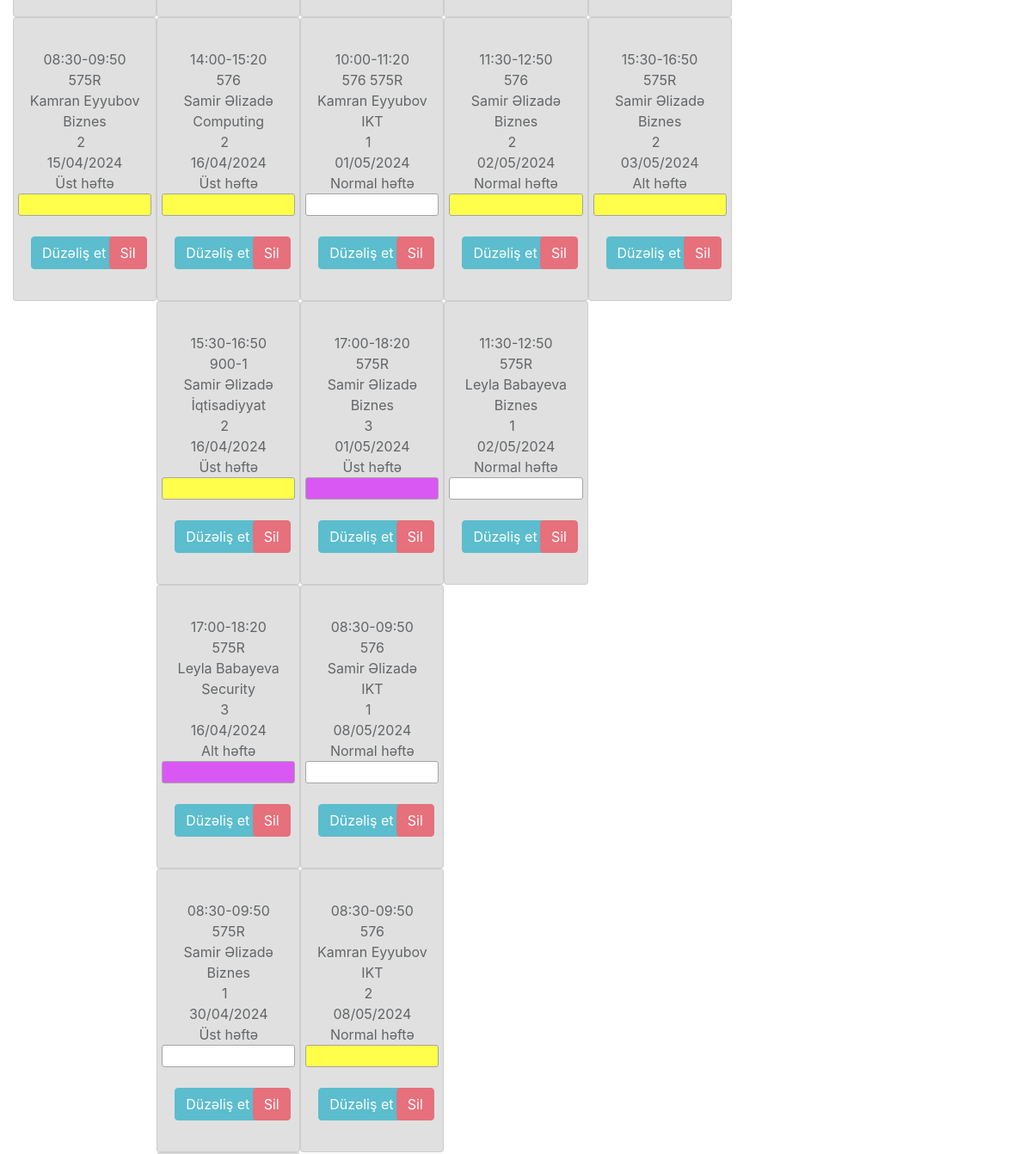
Before: /panel-lessons/ (signed in, middle part) with the older database file.
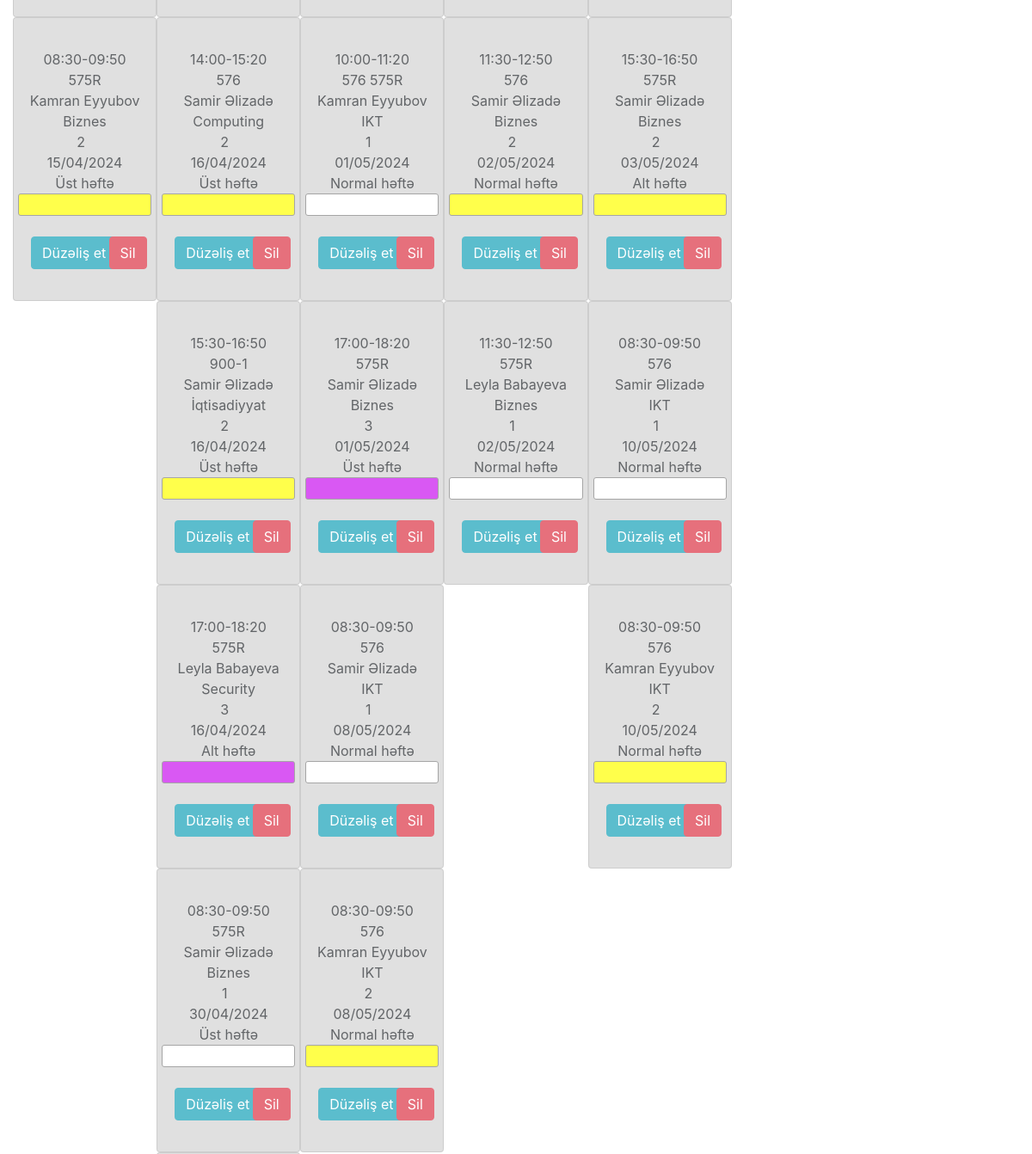
After: the same page with the newer database file.
### lesson_calendar/models.py (models this page shows, shortened)
class Lesson(models.Model):
    classroom = models.ForeignKey(Classroom, on_delete=models.CASCADE)
    teacher = models.ForeignKey(Teacher, on_delete=models.CASCADE)
    group_number = models.ManyToManyField(Group)
    date = models.DateField(default=timezone.now)
    end_date = models.DateField(null=True, blank=True)
    topic_name = models.CharField(max_length=100)
    LESSON_WEEK_CHOICES = (
        ('Normal', 'Normal'),
        ('Üst', 'Üst'),
        ('Alt', 'Alt'),
    )
    lesson_week = models.CharField(max_length=10, choices=LESSON_WEEK_CHOICES, default= 'Normal')
    LESSON_TYPES = (
        ('adi', 'Adi'),
        ('hibrid', 'Hibrid'),
        ('flip', 'Flip'),
    )
    lesson_type = models.CharField(max_length=10, choices=LESSON_TYPES, default= 'adi')
    LESSON_KIND = (
        ('seminar', 'Seminar'),
        ('mühazirə', 'Mühazirə'),
    )
    lesson_kind = models.CharField(max_length=10, choices=LESSON_KIND, default= 'seminar')
    TIME_INTERVALS = (
    ('08:30-09:50', '08:30 - 09:50'),
    ('10:00-11:20', '10:00 - 11:20'),
    ('11:30-12:50', '11:30 - 12:50'),
    ('14:00-15:20', '14:00 - 15:20'),
    ('15:30-16:50', '15:30 - 16:50'),
    ('17:00-18:20', '17:00 - 18:20'),
    )
    time_interval = models.CharField(max_length=11, choices=TIME_INTERVALS)

class Group(models.Model):
    group_number = models.CharField(max_length=20)
    def __str__(self):
        return self.group_number

class Teacher(models.Model):
    name = models.CharField(max_length=100)
    def __str__(self):
        return self.name

class Classroom(models.Model):
    id = models.IntegerField(primary_key=True)
    class_number = models.IntegerField()
    CLASSROOM_TYPES = (
        ('adi', 'Adi'),
        ('hibrid', 'Hibrid'),
        ('laboratoriya', 'Laboratoriya'),
    )
    is_simple_classroom = models.CharField(max_length=20, choices=CLASSROOM_TYPES, default='adi')
    CLASSROOM_NETWORK_TYPES = (
        ('-', '-'),
        ('wifi', 'Wifi'),
    )
    classroom_network_types = models.CharField(max_length=10, choices=CLASSROOM_NETWORK_TYPES, null=True)
    class_capacity = models.IntegerField(default=20)

### lesson_calendar/views.py (the view, shortened to what this page needs)
# urls.py: path('panel-lessons/', login_required(panel_lessons), name='panel_lessons'),
def panel_lessons(request):
    now = datetime.now()
    today = now.date()
    show_filter_button = False
    if request.method == 'GET':
        if 'refresh' in request.GET:
            return redirect('panel_lessons')
        form = LessonFilterForm(request.GET)
        if form.is_valid():
            group_number = form.cleaned_data.get('group_number')
            teacher = form.cleaned_data.get('teacher')
            lesson_week = form.cleaned_data.get('lesson_week')
            classroom = form.cleaned_data.get('classroom')
            time_interval = form.cleaned_data.get('time_interval')
            day_of_week = form.cleaned_data.get('day_of_week')
            lesson_type = form.cleaned_data.get('lesson_type')
            lesson_kind = form.cleaned_data.get('lesson_kind')
            queryset = Lesson.objects.all()
            if group_number:
                queryset = queryset.filter(group_number=group_number)
            if teacher:
                queryset = queryset.filter(teacher=teacher)
            if lesson_week:
                queryset = queryset.filter(lesson_week=lesson_week)
            if classroom:
                queryset = queryset.filter(classroom=classroom)
            if time_interval:
                queryset = queryset.filter(time_interval=time_interval)
            if lesson_type:
                queryset = queryset.filter(lesson_type=lesson_type)
            if lesson_kind:
                queryset = queryset.filter(lesson_kind=lesson_kind)
            if day_of_week:
                queryset = queryset.filter(date__week_day=day_of_week)
            queryset = queryset.order_by('date', F('time_interval').asc())
            lessons_by_day = {to_roman(day): [] for day in range(1, 8)}  # Monday is indexed as 1
            for lesson in queryset:
                day_of_week = lesson.date.weekday() + 1  # Adjust indexing for Monday
                roman_day = to_roman(day_of_week)
                lesson_date = lesson.date
                start_time_str, end_time_str = lesson.time_interval.split('-')
                start_time = datetime.strptime(start_time_str, '%H:%M').time()
                end_time = datetime.strptime(end_time_str, '%H:%M').time()
                if lesson_date < today:
                    lesson.is_past = True
                elif lesson_date <= today and (end_time < now.time() or (end_time == now.time() and lesson_date < today)):
                    lesson.is_past = True
                else:
                    lesson.is_past = False
                lessons_by_day[roman_day].append(lesson)
            return render(request, 'panel_lessons.html', {'lessons_by_day': lessons_by_day, 'form': form, 'show_filter_button': show_filter_button})
    return render(request, 'panel_lessons.html', {'lessons_by_day': lessons_by_day, 'show_filter_button': show_filter_button})

### lesson_calendar/views.py (called while the page is built)
def to_roman(number):
    roman_numerals = {1: 'I', 2: 'II', 3: 'III', 4: 'IV', 5: 'V', 6: 'VI', 7: 'VII'}
    return roman_numerals.get(number, '')

### templates/panel_lessons.html (shortened to what this page needs)
{% extends 'index.html' %}
{% block content %}
<div class="container-fluid">
    <div class="row no-gutters">
        {% for day, lessons in lessons_by_day.items %}
        <div class="col">
            {% if lessons %}
            {% for lesson in lessons %}
            <div class="card" {% if lesson.is_past %}style="background-color: lightgray; opacity: 0.7;" {% endif %}>
                <div class="card-body">
                    <p class="card-text text-center">
                    <div class="row justify-content-center align-items-center">
                        {{ lesson.time_interval }}
                    </div>
                    <div class="row justify-content-center align-items-center">
                        {% for group in lesson.group_number.all %}
                            {{ group }}
                        {% endfor %}
                    </div>
                    <div class="row justify-content-center align-items-center">
                        {{ lesson.teacher }}
                    </div>
                    <div class="row justify-content-center align-items-center">
                        {{ lesson.topic_name }}
                    </div>
                    <div class="row justify-content-center align-items-center">
                        {{ lesson.classroom.class_number }} &nbsp;
                    </div>
                    <div class="row justify-content-center align-items-center">
                        {{ lesson.date|date:"d/m/Y" }}
                    </div>
                    <div class="row justify-content-center align-items-center">
                        {{ lesson.lesson_week }} həftə
                    </div>
                    <div class="row">
                        {% if lesson.classroom.is_simple_classroom == 'hibrid' %}
                        <div class="highlighted d-inline b-br col-md-12">&nbsp;</div>
                        {% elif lesson.classroom.is_simple_classroom == 'laboratoriya' %}
                        <div class="highlighted3 d-inline b-br col-md-12">&nbsp;</div>
                        {% else %}
                        <div class="highlighted2 d-inline b-br col-md-12">&nbsp;</div>
                        {% endif %}
                    </div>
                    <br>
                    <div class="row justify-content-between">
                        <div class="col-md-6 align-items-center">
                            <button class="btn btn-info">
                                <a href="{% url 'update_lesson' lesson.pk %}" class="text-decoration-none">Düzəliş et</a>
                            </button>
                        </div>
                        <div class="col-md-5 align-items-center">
                            <button class="btn btn-danger">
                                <a href="{% url 'delete_lesson' lesson.pk %}" class="text-decoration-none" onclick="return confirm('Bu dərsi silmək istədiyinizə əminsiniz?')">Sil</a>
                            </button>
                        </div>
                    </div>
                    </p>
                </div>
            </div>
            {% endfor %}
            {% else %}
            <div class="card">
                <div class="card-body">
                    <p class="card-text text-center">Dərs yoxdur</p>
                </div>
            </div>
            {% endif %}
        </div>
        {% endfor %}
    </div>
</div>
<br>
<br>
{% endblock content %}

Changed rows visible on the page:
added Lesson: time_interval "08:30-09:50", teacher "Samir Əlizadə", topic_name "IKT", classroom.class_number "1", date "10/05/2024", lesson_week "Normal", Group (group_number "576")
added Lesson: time_interval "08:30-09:50", teacher "Kamran Eyyubov", topic_name "IKT", classroom.class_number "2", date "10/05/2024", lesson_week "Normal", Group (group_number "576")
